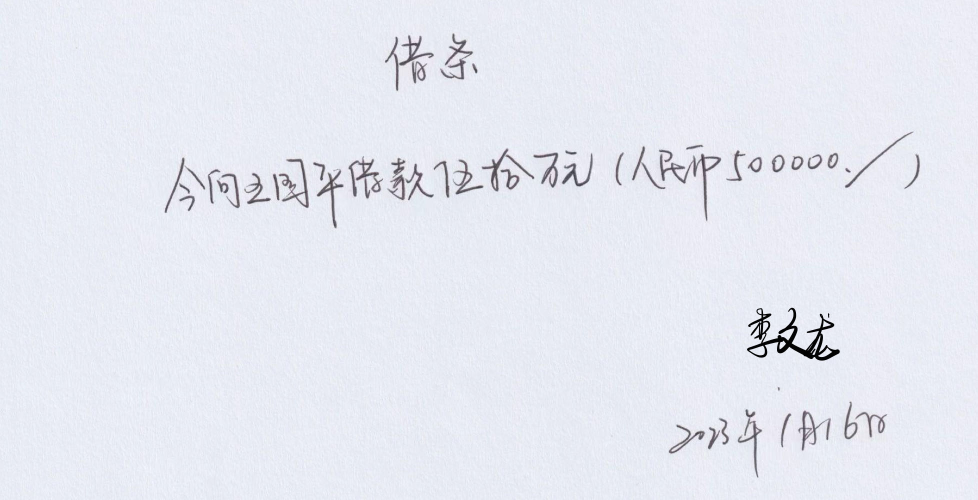
#> input picture src/main/resources/ori/img1.png, 1955 x 1000 px (shown at 1/2 size)
$ python ChongDie.py ../ori/img1.png ../ori/img1.png
#> lines starting #> are read from the running program, lines starting #| are printed output that depends on the picture; after the words box and inside, x2 and y2 are one past the last pixel; in counts of white or black regions, pixels touching at a corner belong together
import os
import sys

import cv2
import numpy as np
import matplotlib.pyplot as plt

# 全局变量
dragging = False
ix, iy = -1, -1
tx, ty = 0, 0


# 从路径加载图片
def load_images_from_paths(path1, path2):
#> called with path1 = '../ori/img1.png', path2 = '../ori/img1.png'
    images = []
    for file_path in [path1, path2]:
        img = cv2.imread(file_path)
#> img is the input picture: shape (1000, 1955, 3); mean B, G, R 241.7, 232.6, 230.1
        if img is not None:
            images.append(img)
        else:
            print(f"Warning: Cannot read image {file_path}")
    return images


# 预处理图像
def preprocess_image(img):
    gray = cv2.cvtColor(img, cv2.COLOR_BGR2GRAY)
    _, binary = cv2.threshold(gray, 128, 255, cv2.THRESH_BINARY_INV)
    return binary


# 改变图像大小
def resize_image(image, size):
    return cv2.resize(image, size, interpolation=cv2.INTER_AREA)


# 手动对齐函数
def manual_align(base_image, image_to_align):
    global dragging, ix, iy, tx, ty
    tx, ty = 0, 0  # 重置平移量
    scale_x, scale_y = 1.0, 1.0  # 初始化水平和垂直缩放比例

    def on_mouse(event, x, y, flags, param):
        global dragging, ix, iy, tx, ty
        if event == cv2.EVENT_LBUTTONDOWN:
            dragging = True
            ix, iy = x, y
        elif event == cv2.EVENT_MOUSEMOVE:
            if dragging:
                tx += x - ix
                ty += y - iy
                ix, iy = x, y
        elif event == cv2.EVENT_LBUTTONUP:
            dragging = False

    cv2.namedWindow('Align', cv2.WINDOW_NORMAL)
    cv2.resizeWindow('Align', 800, 800)
    cv2.setMouseCallback('Align', on_mouse)

    while True:
        combined_image = base_image.copy()
        rows, cols = image_to_align.shape
        # 调整大小和平移
        M = np.float32([[scale_x, 0, tx], [0, scale_y, ty]])
        moved_image = cv2.warpAffine(image_to_align, M, (cols, rows))

        # 增加对比度，让字体更清晰
        alpha = 0.7  # 基础图像的权重
        beta = 0.3  # 移动图像的权重
        gamma = 0  # 亮度偏移量
        combined_image = cv2.addWeighted(combined_image, alpha, moved_image, beta, gamma)

        # 更改字体颜色为白色并使用黑色背景
        cv2.putText(combined_image, 'Aligning...', (10, 30), cv2.FONT_HERSHEY_SIMPLEX, 1, (255, 255, 255), 2,
                    cv2.LINE_AA)

        cv2.imshow('Align', combined_image)

        key = cv2.waitKey(1) & 0xFF
        if key == ord('q'):  # 按 'q' 键退出
            break
        elif key == ord('w'):  # 按 'w' 键增加垂直缩放比例
            scale_y += 0.01
        elif key == ord('s'):  # 按 's' 键减少垂直缩放比例
            scale_y = max(0.01, scale_y - 0.01)
        elif key == ord('a'):  # 按 'a' 键减少水平方向的缩放比例
            scale_x = max(0.01, scale_x - 0.01)
        elif key == ord('d'):  # 按 'd' 键增加水平方向的缩放比例
            scale_x += 0.01

    cv2.destroyAllWindows()
    return moved_image


# 生成热图
def generate_heatmap(image_list, mode='original'):
    base_image = preprocess_image(resize_image(image_list[0], (500, 500)))
    heatmap = np.zeros_like(base_image, dtype=np.float32)

    for img in image_list:
        preprocessed_img = preprocess_image(resize_image(img, (500, 500)))
        if mode == 'manual':
            aligned_image = manual_align(base_image, preprocessed_img)
        else:
            aligned_image = preprocessed_img
        heatmap += aligned_image.astype(np.float32)

    heatmap /= len(image_list)
    heatmap = (heatmap / heatmap.max() * 255).astype(np.uint8)
    return heatmap


# 显示热图
def display_heatmap(heatmap):
    plt.imshow(heatmap, cmap='hot', interpolation='nearest')
    plt.colorbar()
    plt.show()

# 示例使用
# 手动输入图片路径
image_path1 = sys.argv[1]
image_path2 = sys.argv[2]

images = load_images_from_paths(image_path1, image_path2)
#> images = 2 items
if len(images) == 2:
    heatmap = generate_heatmap(images, mode='manual')  # 使用前两张图片，可以选择 'original' 或 'manual'
#> in resize_image, `return cv2.resize(image, size, interpolation=cv2.INTER_AREA)`:
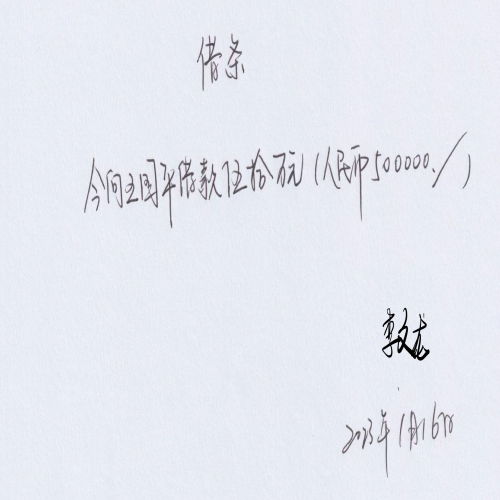
#> returned value: shape (500, 500, 3); mean of channels 0, 1, 2 241.7, 232.6, 230.1; drawn as B, G, R
#> in preprocess_image, `_, binary = cv2.threshold(gray, 128, 255, cv2.THRESH_BINARY_INV)`:
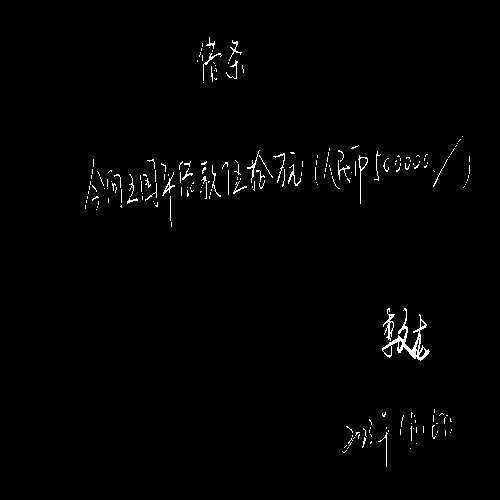
#> binary: shape (500, 500); 1.1% white in thin lines or dots, all inside (x1, y1, x2, y2) = (85, 37, 470, 467)
#> the loop in generate_heatmap, `for img in image_list:` made 2 passes; (key q is pressed on pass 1)
#> pass 1, in manual_align, `cv2.imshow('Align', combined_image)`:
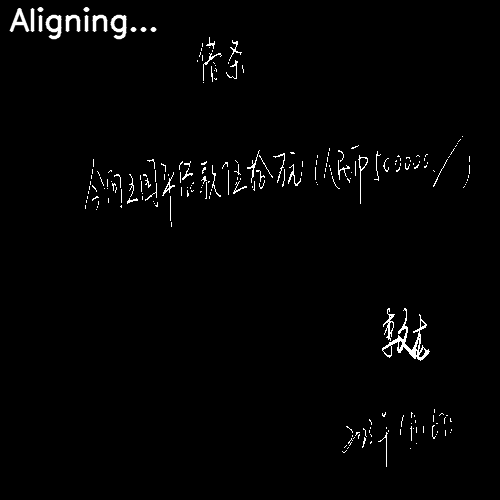
#> window 'Align': shape (500, 500); min 0, max 255, mean 4
#> pass 2, in generate_heatmap, `heatmap += aligned_image.astype(np.float32)`:
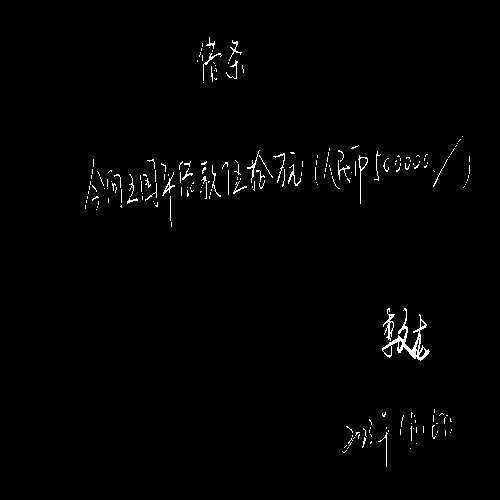
#> heatmap: shape (500, 500) float32; values 0 (black) and 510 (white), 1.1% white in thin lines or dots, all inside (x1, y1, x2, y2) = (85, 37, 470, 467)
    display_heatmap(heatmap)
#> in display_heatmap, `plt.show()`:
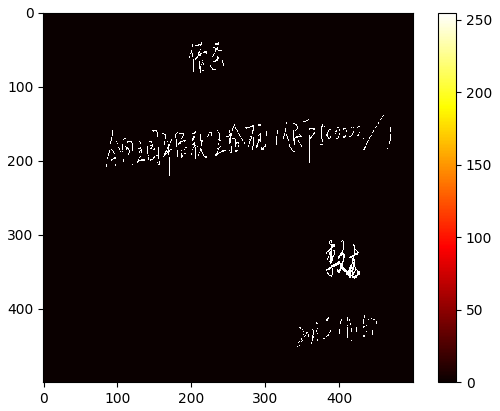
#> figure drawn by matplotlib, 2 panels
else:
    print("Please ensure both image paths are correct.")
